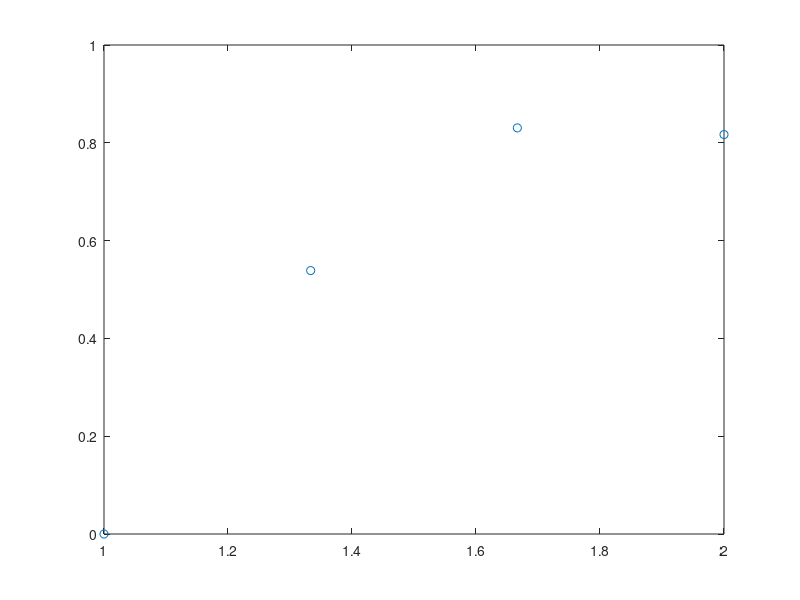

MATLAB code to generate this figure:
format long

f=@(x,y) cos(x^2*y)+(exp(x)/(x+4));
dfx=@(x,y)exp(x)/(x + 4) - exp(x)/(x + 4)^2 - 2*x*y*sin(x^2*y);
dfy=@(x,y)-x^2*sin(x^2*y);
a=1;
b=2;
N=3;
h=(b-a)/N;
t=linspace(a,b,N+1);
ya=0;
w=zeros(1,length(t));
w(1)=ya;

for i=1:N
    
    w(i+1)=w(i)+h*feval(f,t(i),w(i))+(h^2/2)*(feval(dfx,t(i),w(i))+feval(dfy,t(i),w(i))*feval(f,t(i),w(i)));
end
plot(t,w,'o')
disp(w)
    